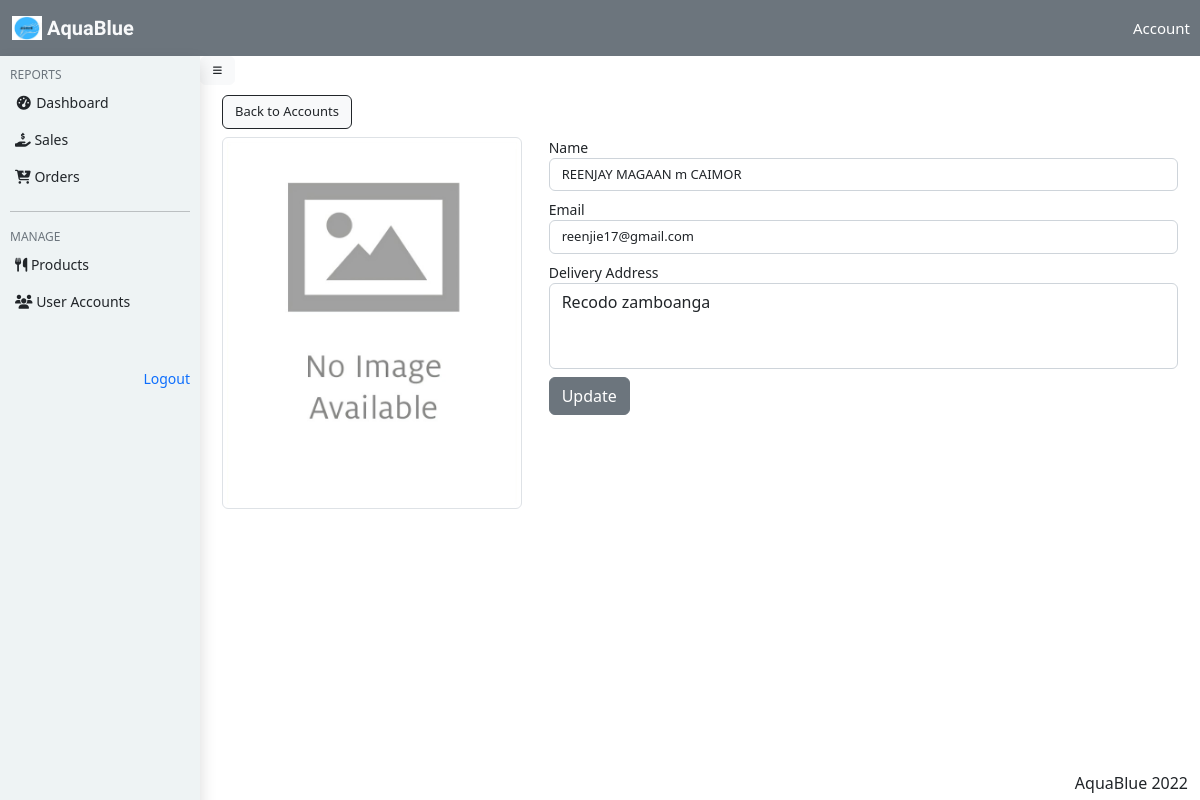
The page /admin/edit_user.php?edit&id=43 on the database its author committed.
### tables this page shows
CREATE TABLE `accounts` (
  `user_id` int(11) NOT NULL,
  `name` varchar(50) NOT NULL,
  `email` text NOT NULL,
  `mobile` text NOT NULL,
  `user_type` varchar(40) NOT NULL,
  `vcode` varchar(40) DEFAULT NULL,
  `date_registered` date NOT NULL,
  `password` varchar(40) NOT NULL,
  `photo` text DEFAULT NULL,
  `address` text NOT NULL
);

### includes/Users.php (called while the page is built, shortened)
<?php
class Users  {
    public function fetchuser($con,$token){
        $query = "Select * from accounts where user_id = '$token' ";
        $result = mysqli_query($con,$query);
        if($result -> num_rows > 0){
            return $result;
        }else {
            return false;
        }
    }
}

### admin/edit_user.php (the view, shortened to what this page needs)
<?php
include_once('../includes/Users.php');
include '../connection/connect.php';
$users = new Users();
?>
<!DOCTYPE html>
<html lang="en">
<?php $admin=1; include_once("../components/headers.php") ?>
<body>
<nav class="navbar bg-secondary">
  <div class="container-fluid">
    <a class="navbar-brand text-light" href="#" style=" font-family: 'Syncopate', sans-serif;font-weight:bold">
      <img src="../assets/image_assets/AquaBlue.jpeg" alt="" width="30" height="24" class="d-inline-block align-text-top">
      AquaBlue
    </a>
  </div>
  <a href="myaccount.php" id="myacc" >Account</a>
</nav>
<?php include 'components/sidebar.php'; ?>
  <section class="main">
  <button class="btn btn-light text-dark" id="slideleft" style="font-size: 10px;"><i class="fas fa-bars"></i></button>
      <div class="main_contents">
         <div class="container " >
            <a href="accounts.php" class="btn btn-light text-dark border-dark mb-2" style="font-size:13px">Back to Accounts</a>
            <br>
            <?php
            if(isset($_GET['edit'])){
                $id = $_GET['id'];
                $fetch = $users->fetchuser($con,$id);
                    if($fetch){
                        foreach ($fetch as $row) {
                            if($row['photo'] == ''){
                                $src = '../assets/image_assets/noimage.jpg';
                            }else {
                                $src = '../assets/image_assets/'.$row['photo'];
                            }
                           ?>
                         <form action="../action/edit.php" method="post" enctype="multipart/form-data" style="font-size:14px">
                              <div class="row">
                    <div class="col-md-4">
                        <img src="<?php echo $src?>" alt="" style="width:300px;" class="img-thumbnail">
                    </div>
                    <div class="col-md-8">
                    Name
                        <input type="text" class="form-control mb-2 dd" id="uname" value="<?php echo $row['name']?>" name="name"  style="font-size:13px">
                        Email
                        <input type="text" class="form-control mb-2 dd" value="<?php echo $row['email']?>"  name="email" style="font-size:13px">
                       Delivery Address
                       <textarea id="" cols="30" rows="3" class="form-control mb-2 dd" style="resize:none" name="address"  style="font-size:13px"><?php echo $row['address']?></textarea>
                       <button type="submit" class="btn btn-secondary dd" id="updateacc" name="updateuser" >Update</button>
                    </div>
                </div>
                </form>
                           <?php
                        }
                    }
            }else {
            }
            ?>
        </div>
      </div>
  </section>
<footer>
    AquaBlue 2022
 </footer>
<link rel="stylesheet" href="../DataTables/datatables.css">
</body>
</html>

### rows shown on the page
accounts: name "REENJAY MAGAAN m CAIMOR", email "reenjie17@gmail.com", address "Recodo zamboanga"
